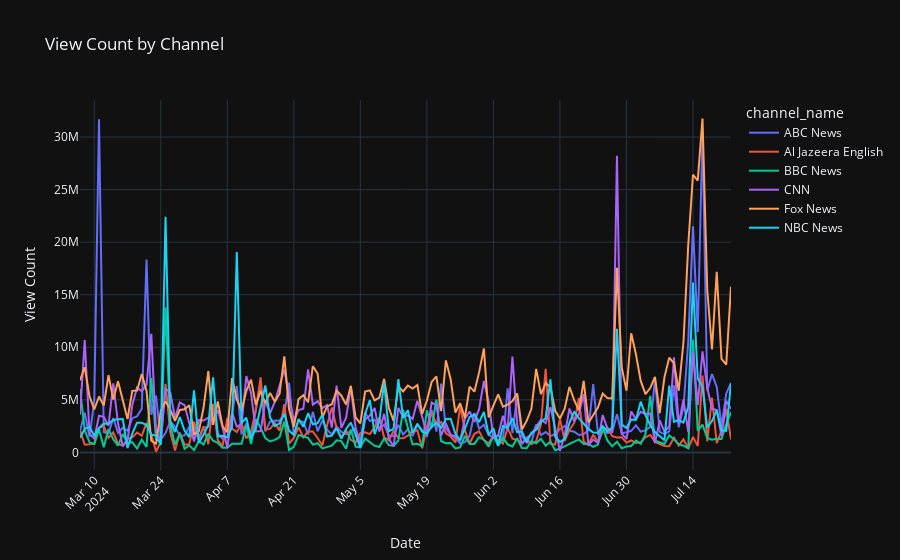

Notebook source saved alongside this figure:
### Code cell
import plotly.express as px
import pandas as pd

# Assuming df is a pandas DataFrame with relevant data
# Ensure the 'Date' column is in datetime format
df['Date'] = pd.to_datetime(df['published_at']).dt.date
df['view_count'] = df['view_count'].fillna(0).astype(int)
df['like_count'] = df['like_count'].fillna(0).astype(int)
df['comment_count'] = df['comment_count'].fillna(0).astype(int)

# Group data by Date and channel_name
grouped_df = df.groupby(['Date', 'channel_name']).sum().reset_index()

# Plot View Count by Channel
fig_view = px.line(grouped_df, x='Date', y='view_count', color='channel_name', title='View Count by Channel')
fig_view.update_layout(xaxis_title='Date', yaxis_title='View Count', xaxis=dict(tickangle=-45))
fig_view.show()

### Figure 1 — Plotly figure (JSON) as saved in the notebook; plotly's stock layout.template omitted (floating-point values rounded to 4 significant figures; data arrays with more than 128 entries replaced by an {"elided": "..."} marker saying what was removed)
{"data": [{"hovertemplate": "channel_name=ABC News<br>Date=%{x}<br>view_count=%{y}<extra></extra>", "legendgroup": "ABC News", "line": {"color": "#636efa", "dash": "solid"}, "marker": {"symbol": "circle"}, "mode": "lines", "name": "ABC News", "orientation": "v", "showlegend": true, "x": {"elided": "138 str values"}, "xaxis": "x", "y": {"elided": "138 int values"}, "yaxis": "y", "type": "scatter"}, {"hovertemplate": "channel_name=Al Jazeera English<br>Date=%{x}<br>view_count=%{y}<extra></extra>", "legendgroup": "Al Jazeera English", "line": {"color": "#EF553B", "dash": "solid"}, "marker": {"symbol": "circle"}, "mode": "lines", "name": "Al Jazeera English", "orientation": "v", "showlegend": true, "x": {"elided": "137 str values"}, "xaxis": "x", "y": {"elided": "137 int values"}, "yaxis": "y", "type": "scatter"}, {"hovertemplate": "channel_name=BBC News<br>Date=%{x}<br>view_count=%{y}<extra></extra>", "legendgroup": "BBC News", "line": {"color": "#00cc96", "dash": "solid"}, "marker": {"symbol": "circle"}, "mode": "lines", "name": "BBC News", "orientation": "v", "showlegend": true, "x": {"elided": "137 str values"}, "xaxis": "x", "y": {"elided": "137 int values"}, "yaxis": "y", "type": "scatter"}, {"hovertemplate": "channel_name=CNN<br>Date=%{x}<br>view_count=%{y}<extra></extra>", "legendgroup": "CNN", "line": {"color": "#ab63fa", "dash": "solid"}, "marker": {"symbol": "circle"}, "mode": "lines", "name": "CNN", "orientation": "v", "showlegend": true, "x": {"elided": "138 str values"}, "xaxis": "x", "y": {"elided": "138 int values"}, "yaxis": "y", "type": "scatter"}, {"hovertemplate": "channel_name=Fox News<br>Date=%{x}<br>view_count=%{y}<extra></extra>", "legendgroup": "Fox News", "line": {"color": "#FFA15A", "dash": "solid"}, "marker": {"symbol": "circle"}, "mode": "lines", "name": "Fox News", "orientation": "v", "showlegend": true, "x": {"elided": "138 str values"}, "xaxis": "x", "y": {"elided": "138 int values"}, "yaxis": "y", "type": "scatter"}, {"hovertemplate": "channel_name=NBC News<br>Date=%{x}<br>view_count=%{y}<extra></extra>", "legendgroup": "NBC News", "line": {"color": "#19d3f3", "dash": "solid"}, "marker": {"symbol": "circle"}, "mode": "lines", "name": "NBC News", "orientation": "v", "showlegend": true, "x": {"elided": "137 str values"}, "xaxis": "x", "y": {"elided": "137 int values"}, "yaxis": "y", "type": "scatter"}], "layout": {"xaxis": {"anchor": "y", "domain": [0.0, 1.0], "title": {"text": "Date"}, "tickangle": -45}, "yaxis": {"anchor": "x", "domain": [0.0, 1.0], "title": {"text": "View Count"}}, "legend": {"title": {"text": "channel_name"}, "tracegroupgap": 0}, "title": {"text": "View Count by Channel"}}}
